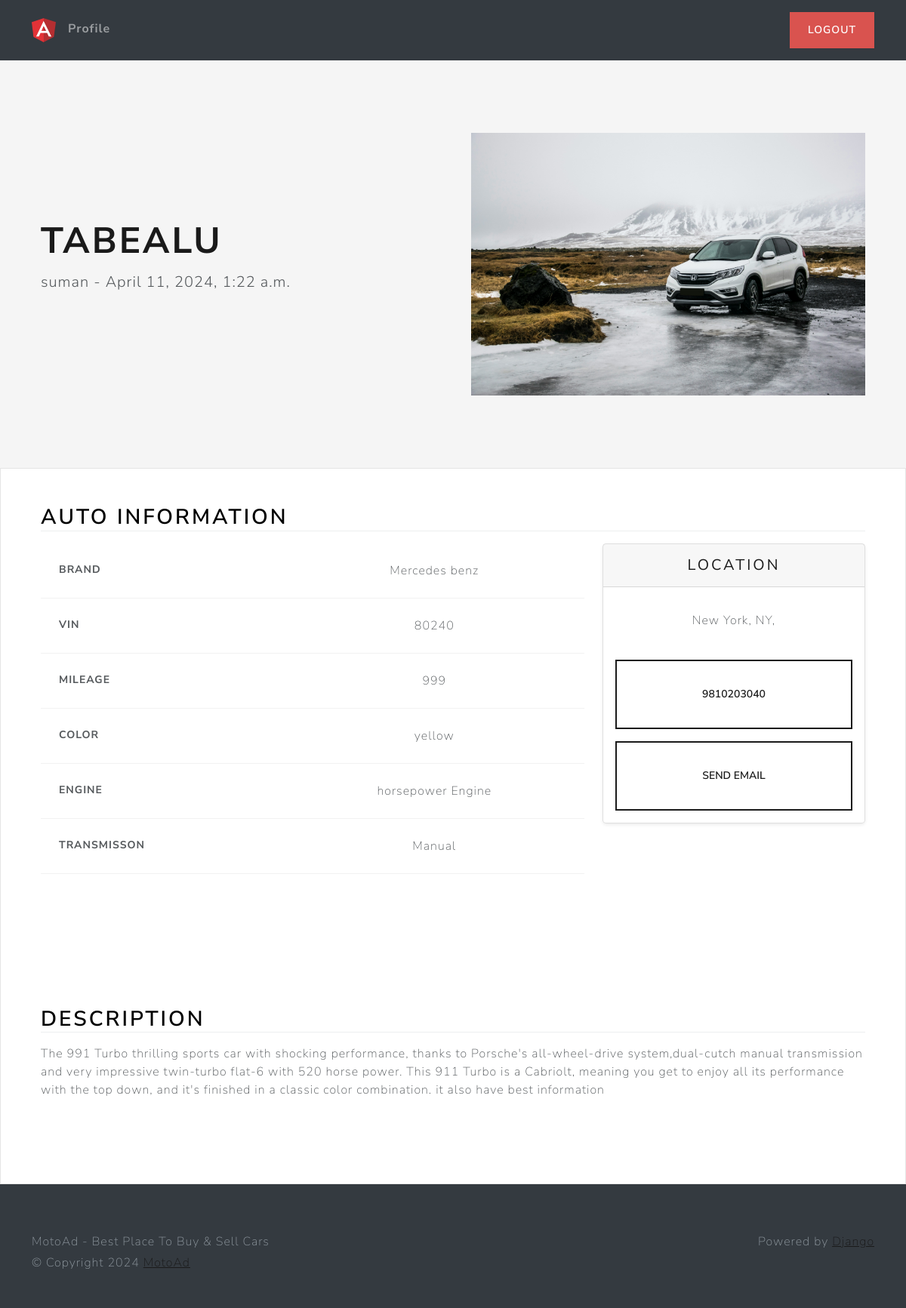
The app's page /listing/1e73fd0eb0ca4d03be444ab858c00308/ (signed in) with its own data.
### main/models.py (models this page shows, shortened)
class Listing(models.Model):
    id = models.UUIDField(
        primary_key=True, default=uuid.uuid4, unique=True, editable=False)
    created_at = models.DateTimeField(auto_now_add=True)
    updated_at = models.DateTimeField(auto_now=True)
    seller = models.ForeignKey(Profile, on_delete=models.CASCADE)
    brand = models.CharField(max_length=24, choices=CARS_BRANDS, default=None)
    model = models.CharField(max_length=64,)
    vin = models.CharField(max_length=17,)
    mileage = models.IntegerField(default=0)
    color = models.CharField(max_length=24,)
    description = models.TextField()
    engine = models.CharField(max_length=24,)
    transmisson = models.CharField(
        max_length=24, choices=TRANSMISSION_OPTIONS, default=None)
    location = models.OneToOneField(
        Location, on_delete=models.SET_NULL, null=True)
    image = models.ImageField(upload_to=user_listing_path)

### users/models.py (models this page shows, shortened)
class Profile(models.Model):
    user = models.OneToOneField(User, on_delete=models.CASCADE)
    photo = models.ImageField(upload_to=user_directory_path, null=True)
    bio = models.CharField(max_length=140, blank=True)
    phone_number = models.CharField(max_length=12, blank=True)
    location = models.OneToOneField(
        Location, on_delete=models.SET_NULL, null=True)

class Location(models.Model):
    address_1 = models.CharField(max_length=128, blank=True)
    address_2 = models.CharField(max_length=128, blank=True)
    city = models.CharField(max_length=64)
    state = USStateField(default="NY")
    zip_code = USZipCodeField(blank=True)

### main/views.py (the view)
# urls.py: path('listing/<str:id>/', listing_view, name='listing'),
@login_required
def listing_view(request, id):
    try:
        listing = Listing.objects.get(id=id)
        if listing is None:
            raise Exception
        return render(request, 'views/listing.html', {'listing': listing, })
    except Exception as e:
        messages.error(request, f'Invalid UID {id} was provided for listing.')
        return redirect('home')

### main/templates/views/listing.html (shortened to what this page needs)
{% extends 'base/base.html' %}
{% load static %}
{% block 'body' %}
<main>
    <section class="container col-xxl-8 px-4 py-5">
        <div class="row flex-lg-row-reverse align-items-center g-5 py-5">
            <div class="col-10 col-sm-8 col-lg-6">
                <img src="{{ listing.image.url }}" class="d-block mx-lg-auto img-fluid" width="1920" height="1080"
                    loading="lazy">
            </div>
            <div class="col-lg-6">
                <h1 class="display-5 fw-bold lh-1 mb-3">{{ listing.model }}</h1>
                <p class="lead">{{ listing.seller.user.username }} - {{ listing.updated_at }}</p>
            </div>
        </div>
    </section>
    <div class="bg-light">
        <div class="container px-4 py-5">
            <h2 class="mb-3 border-bottom" style="color: black">Auto Information</h2>
            <div class="row row-cols-1 row-cols-md-3 mb-3 text-center">
                <div class="col-lg-8">
                    <div class="table-responsive">
                        <table class="table text-center">
                            <tbody>
                                <tr>
                                    <th scope="row" class="text-start">Brand</th>
                                    <td> {{listing.brand|capfirst }}</td>
                                </tr>
                                <tr>
                                    <th scope="row" class="text-start">Vin</th>
                                    <td> {{listing.vin }}</td>
                                </tr>
                                <tr>
                                    <th scope="row" class="text-start">Mileage</th>
                                    <td> {{listing.mileage }}</td>
                                </tr>
                                <tr>
                                    <th scope="row" class="text-start">Color</th>
                                    <td> {{listing.color }}</td>
                                </tr>
                                <tr>
                                    <th scope="row" class="text-start">Engine</th>
                                    <td> {{listing.engine }}</td>
                                </tr>
                                <tr>
                                    <th scope="row" class="text-start">Transmisson</th>
                                    <td> {{listing.transmisson|capfirst }}</td>
                                </tr>
                            </tbody>
                        </table>
                    </div>
                </div>
                <div class="col-lg-4">
                    <div class="card mb-4 rounded-3 shadow-sm">
                        <div class="card-header py-3">
                            <h4 class="my-0 fw-normal">Location</h4>
                        </div>
                        <div class="card-body">
                            <ul class="list-unstyled mt-3 mb-4">
                                <li>{{ listing.location.city }}, {{ listing.location.state }},
                                    {{listing.location.zip_code }} </li>
                            </ul>
                            <button
                                class="w-100 btn btn-lg btn-outline-primary my-3">{{listing.seller.phone_number}}</button>
                            <button id="sendEmail" class="w-100 btn btn-lg btn-outline-primary">Send Email</button>
                        </div>
                    </div>
                </div>
            </div>
        </div>
        <div class="container px-4 py-5">
            <div class="row g-4 py-5">
                <div class="col d-flex align-items-start">
                    <div>
                        <h2 class="mb-3 border-bottom" style="color: black">Description</h2>
                        <p> {{ listing.description }}</p>
                    </div>
                </div>
            </div>
        </div>
    </div>
</main>
{% endblock %}

### main/static/css/style.css (style rules this page uses)
html, body { height: 100%; }
body { align-items: center; padding-bottom: 40px; background-color: #f5f5f5; }
.h2, h2 { color: white; }

### records on screen
Listing: image (picture), model "TABEALU", seller.user.username "suman", updated_at "April 11, 2024, 1:22 a.m.", brand "Mercedes benz", vin "80240", mileage "999", color "yellow", engine "horsepower Engine", transmisson "Manual", location.city "New York", location.state "NY", seller.phone_number "9810203040", description "The 991 Turbo thrilling sports car with shocking performance, thanks to Porsche's all-wheel-drive system,dual-cutch manual transmission and very impressive twin-turbo flat-6 with 520 horse power. This 911 Turbo is a Cabriolt, meaning you get to enjoy all its performance with the top down, and it's finished in a classic color combination. it also have best information"
